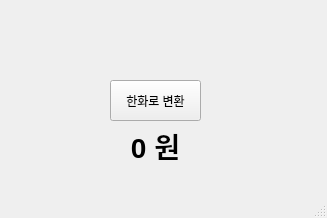
<?xml version="1.0" encoding="UTF-8"?>
<ui version="4.0">
 <class>MainWindow</class>
 <widget class="QMainWindow" name="MainWindow">
  <property name="geometry">
   <rect>
    <x>0</x>
    <y>0</y>
    <width>327</width>
    <height>218</height>
   </rect>
  </property>
  <property name="windowTitle">
   <string>MainWindow</string>
  </property>
  <widget class="QWidget" name="centralwidget">
   <widget class="QLabel" name="dp_curr">
    <property name="geometry">
     <rect>
      <x>60</x>
      <y>130</y>
      <width>191</width>
      <height>31</height>
     </rect>
    </property>
    <property name="font">
     <font>
      <pointsize>21</pointsize>
      <weight>75</weight>
      <bold>true</bold>
     </font>
    </property>
    <property name="text">
     <string>0 원</string>
    </property>
    <property name="alignment">
     <set>Qt::AlignCenter</set>
    </property>
   </widget>
   <widget class="QPushButton" name="change_btn">
    <property name="geometry">
     <rect>
      <x>110</x>
      <y>80</y>
      <width>91</width>
      <height>41</height>
     </rect>
    </property>
    <property name="text">
     <string>한화로 변환</string>
    </property>
   </widget>
  </widget>
  <widget class="QMenuBar" name="menubar">
   <property name="geometry">
    <rect>
     <x>0</x>
     <y>0</y>
     <width>327</width>
     <height>21</height>
    </rect>
   </property>
  </widget>
  <widget class="QStatusBar" name="statusbar"/>
 </widget>
 <resources/>
 <connections/>
</ui>
